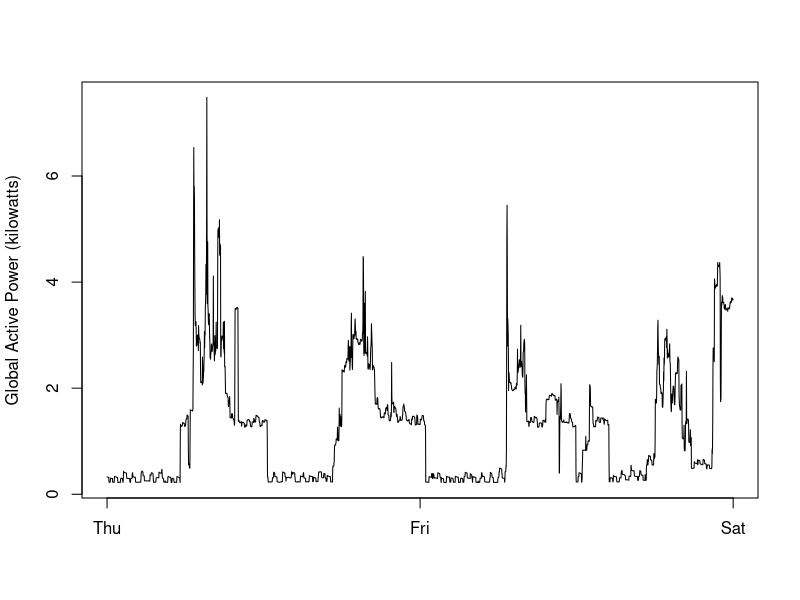

This chart was generated by the following R code:
library(data.table)
dta <- fread("Data/cleaneddata.csv")
str(dta)

#Create new date_time variable
dta[, .(Date, Time, paste0(Date, " ", Time))]
dta[, .(Date, Time, paste0(Date, " ", Time), as.POSIXct(paste0(Date, " ", Time)))]
dta[, date_time := as.POSIXct(paste0(Date, " ", Time))]
dta[, date_time]

#save plot as png
png(filename = "plot2.png", width = 480, height = 480)

#Plot
plot(dta$date_time, dta$Global_active_power, 
     type = "l", 
     xaxt = "n",
     xlab = "", #remove x axis
     ylab = "Global Active Power (kilowatts)")

#Rename axis names
axis(1, at = as.POSIXct(c("2007-02-01", "2007-02-02", "2007-02-03")), 
     labels = c("Thu", "Fri", "Sat"))

#reset R for plotting
dev.off()
